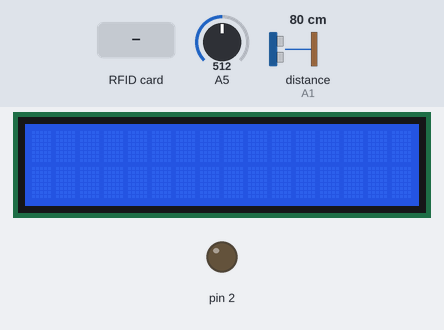
Bench run of a sketch on a simulated Arduino Uno, built with avr-gcc and run on an emulated ATmega328P. On the bench: 16×2 character LCD, output pins drawn as LEDs (lit = HIGH). Wiring (inferred from the names in the program): ultrasonic range finder: trigger A0; echo A1. The test bench sets the inputs (shaded band); at power-on: distance to the obstacle (sensor on A1) 80 cm, A5 = 512. The echo pulse lasts 58.3 µs per cm; pins used as bus, display or sensor lines are not drawn; what the sketch prints to the serial monitor is not drawn.

Above: at 1.3 s.
1.4 s: distance to the obstacle (sensor on A1) set to 2 cm
At 1.7 s:
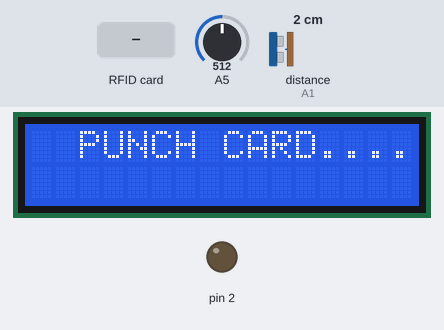
2.9 s: A5 set to 12
5.9 s: A5 set to 9
At 8.5 s:
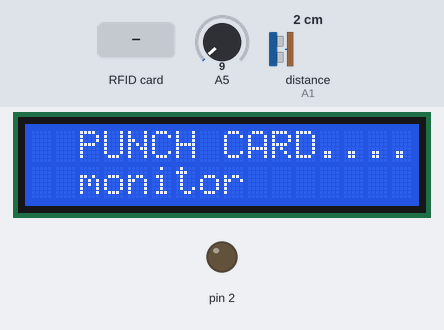
8.9 s: RFID card DD F9 90 79 held to the reader
At 13.7 s:
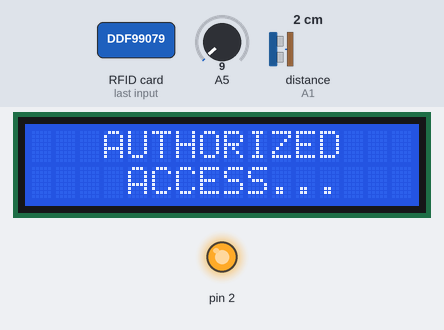
Timing chart, 0 to 15.2 s (numbered marks = the images above; inputs shaded):
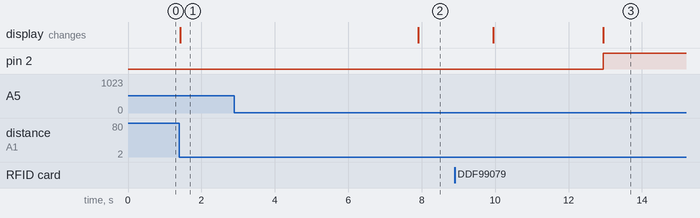

The sketch:

RFID_SECURITY_SYSTEM.ino
```cpp
#include <SPI.h>       // tag
#include <MFRC522.h>  //tag
#include <LiquidCrystal.h> // for lcd screen
#define SS_PIN 10
#define RST_PIN 9
MFRC522 mfrc522(SS_PIN, RST_PIN);   // Create MFRC522 instance.

const int rs = 8, en = 7, d4 = 6, d5 = 5, d6 = 4, d7 = 3; //defining pins of lcd screen
LiquidCrystal lcd(rs, en, d4, d5, d6, d7);
long duration;
int distance;
int trigPin=A0;
int echoPin=A1;
void setup()
{
  Serial.begin(9600);   // Initiate a serial communication
  SPI.begin();      // Initiate  SPI bus
  mfrc522.PCD_Init();   // Initiate MFRC522
  Serial.println(" PUNCH YOUR CARD TO THE READER...");
  Serial.println();
  lcd.begin(16, 2);//dimensions of lcd
  pinMode(trigPin, OUTPUT); // Sets the trigPin as an Output
  pinMode(echoPin, INPUT); // Sets the echoPin as an Input
  pinMode(2,OUTPUT);
}

void loop()
{
  analogRead(A5);

  digitalWrite(trigPin, LOW);
delayMicroseconds(2);
// Sets the trigPin on HIGH state for 10 micro seconds
digitalWrite(trigPin, HIGH);
delayMicroseconds(10);
digitalWrite(trigPin, LOW);
// Reads the echoPin, returns the sound wave travel time in microseconds
duration = pulseIn(echoPin, HIGH);
// Calculating the distance
distance= duration*0.034/2;

if(analogRead(A5)<=10)
{
Serial.print("analog value :  "); Serial.println(analogRead(A5));
// Prints the distance on the Serial Monitor
Serial.print("Distance: ");
Serial.println(distance);
delay(2000);
lcd.setCursor(4,0);
lcd.print("SEE");
lcd.setCursor(2,1);
lcd.print("monitor");
}
if(distance<=35)
{
lcd.setCursor(2,0);
lcd.print("PUNCH CARD....");
}
if(distance>35)
{
lcd.clear();
}
  // Look for new cards
  if ( ! mfrc522.PICC_IsNewCardPresent())
  {
    return;
  }
  // Select one of the cards
  if ( ! mfrc522.PICC_ReadCardSerial())
  {
    return;
  }
  //Show UID on serial monitor
  Serial.print("UID tag :");
  String content= "";
  byte letter;
  for (byte i = 0; i < mfrc522.uid.size; i++)
  {
     Serial.print(mfrc522.uid.uidByte[i] < 0x10 ? " 0" : " ");
     Serial.print(mfrc522.uid.uidByte[i], HEX);
     content.concat(String(mfrc522.uid.uidByte[i] < 0x10 ? " 0" : " "));
     content.concat(String(mfrc522.uid.uidByte[i], HEX));
  }
  Serial.println();
  Serial.print("Message : ");
  content.toUpperCase();
  if (content.substring(1) == "DD F9 90 79") //change here the UID of the card/cards that you want to give access
  {
    lcd.setCursor(3,0);
    lcd.clear();
    Serial.println("Authorized access");
    Serial.println();
    delay(3000);
    digitalWrite(2,HIGH);
    lcd.setCursor(3,0 );
    lcd.print("AUTHORIZED");
    lcd.setCursor(4,1);
    lcd.print("ACCESS...");
    delay(5000);
    lcd.clear();
      }

 else   {
   lcd.setCursor(3,0);
    lcd.clear();
    Serial.println(" Access denied");
    delay(3000);
    digitalWrite(2,LOW);
    lcd.setCursor(4,0 );
    lcd.print("ACCESS");
lcd.setCursor(4,1);
lcd.print("DENIED!!!");
    delay(5000);
    lcd.clear();
  }
}
```

Measured:
- the behaviour switches between 11 and 10 on A5 (found by bisection; images 1 and 2)
- after the input at 1.4 s, the display: changes at once (image 1)
- after the input at 2.9 s, every drawn part: stays the same
- after the input at 5.9 s, the display: changes after 2.0 s (image 2)
- after the input at 8.9 s, pin 2: LOW → HIGH after 4.0 s; the display: first changes after 1.0 s (image 3 shows a later state)
